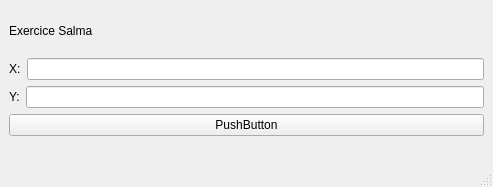
<?xml version="1.0" encoding="UTF-8"?>
<ui version="4.0">
 <class>MainWindow</class>
 <widget class="QMainWindow" name="MainWindow">
  <property name="geometry">
   <rect>
    <x>0</x>
    <y>0</y>
    <width>493</width>
    <height>187</height>
   </rect>
  </property>
  <property name="windowTitle">
   <string>MainWindow</string>
  </property>
  <widget class="QWidget" name="centralwidget">
   <layout class="QVBoxLayout" name="verticalLayout_2">
    <item>
     <widget class="QLabel" name="label">
      <property name="text">
       <string>Exercice Salma</string>
      </property>
     </widget>
    </item>
    <item>
     <layout class="QVBoxLayout" name="verticalLayout">
      <item>
       <layout class="QHBoxLayout" name="horizontalLayout">
        <item>
         <widget class="QLabel" name="label_2">
          <property name="text">
           <string>X:</string>
          </property>
         </widget>
        </item>
        <item>
         <widget class="QLineEdit" name="le_X"/>
        </item>
       </layout>
      </item>
      <item>
       <layout class="QHBoxLayout" name="horizontalLayout_2">
        <item>
         <widget class="QLabel" name="label_3">
          <property name="text">
           <string>Y:</string>
          </property>
         </widget>
        </item>
        <item>
         <widget class="QLineEdit" name="li_Y"/>
        </item>
       </layout>
      </item>
      <item>
       <widget class="QPushButton" name="pbAdd">
        <property name="text">
         <string>PushButton</string>
        </property>
       </widget>
      </item>
      <item>
       <widget class="QLabel" name="resultat">
        <property name="text">
         <string/>
        </property>
       </widget>
      </item>
     </layout>
    </item>
   </layout>
  </widget>
  <widget class="QMenuBar" name="menubar">
   <property name="geometry">
    <rect>
     <x>0</x>
     <y>0</y>
     <width>493</width>
     <height>21</height>
    </rect>
   </property>
  </widget>
  <widget class="QStatusBar" name="statusbar"/>
 </widget>
 <resources/>
 <connections/>
</ui>
